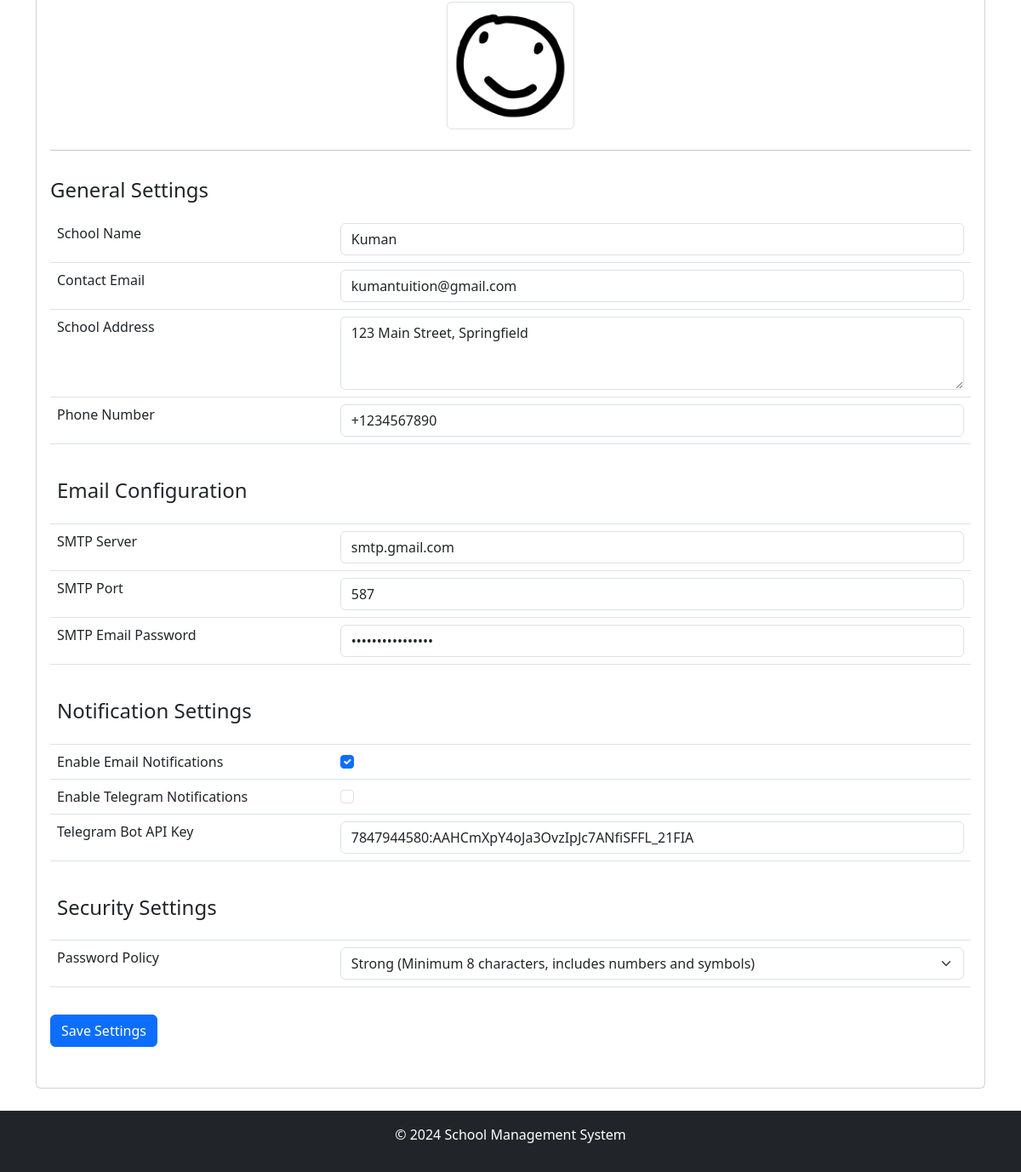
The app's page /admin/system-settings (signed in, lower part), older data.
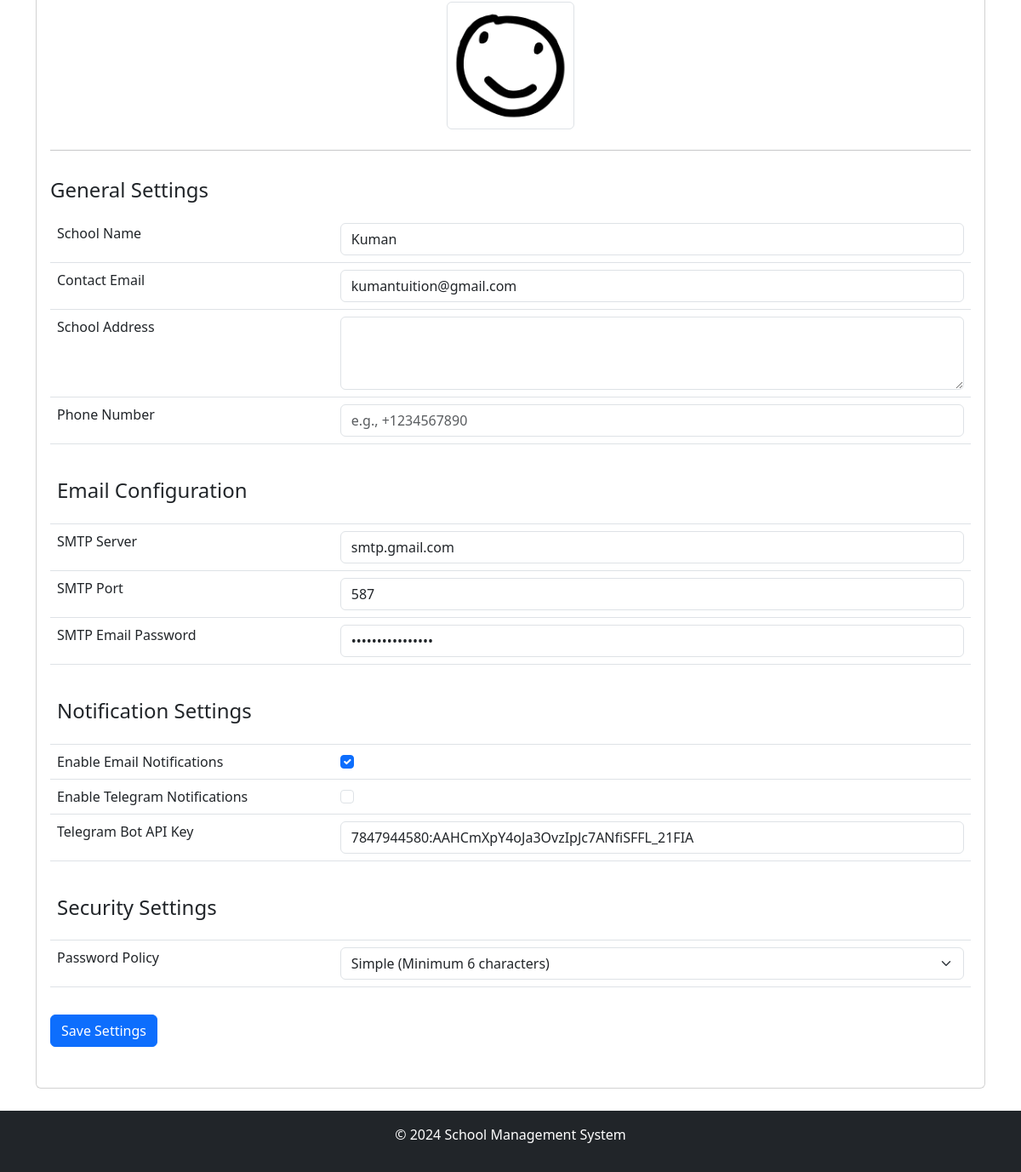
The same page, newer data.
### app/models/models.py (models this page shows)
class Settings(db.Model):
    __tablename__ = 'Settings'
    setting_key = db.Column('SettingKey', db.String, primary_key=True)
    setting_value = db.Column('SettingValue', db.String)
    description = db.Column('Description', db.String, nullable=False)
    value_type = db.Column('ValueType', db.String, nullable=False)
    category = db.Column('Category', db.String, nullable=False)

### app/routes/admin_routes.py (the view)
@admin.route('/system-settings', methods=['GET', 'POST'])
@login_required
@role_required('1')
def system_settings():
    settings = {
        setting.setting_key: setting.setting_value for setting in Settings.query.all()}
    return render_template('admin/system_settings.html', settings=settings, app_name=app_name())

### app/__init__.py (called while the page is built)
@login_manager.user_loader
def load_user(user_id):
    from .models.models import User
    return User.query.get(user_id)

### app/routes/routes.py (called while the page is built)
def app_name():
    app_name = "School Management System"
    with current_app.app_context():
        setting = Settings.query.filter_by(setting_key='school_name').first()
        if setting and setting.setting_value:
            app_name = setting.setting_value
    return app_name

def role_required(*roles):
    def decorator(f):
        @wraps(f)
        def decorated_function(*args, **kwargs):
            if not current_user.is_authenticated or current_user.role_id not in roles:
                abort(403)  # Forbidden access if role does not match
            return f(*args, **kwargs)
        return decorated_function
    return decorator

### app/templates/admin/system_settings.html (shortened to what the changed rows need)
{% extends "share/dashboard.html" %}
{% block card_content %}
<form action="{{ url_for('admin.update_settings') }}" method="post">
    <table class="table">
        <tr>
            <td><label for="address" class="form-label">School Address</label></td>
            <td><textarea class="form-control" id="address" name="address" rows="3" required>{{ settings['address'] }}</textarea></td>
        </tr>
        <tr>
            <td>
                <input type="tel" class="form-control" id="contact_number" name="contact_number"
                       value="{{ settings['contact_number'] }}" pattern="^\+?[0-9]{1,15}$"
                       placeholder="e.g., +1234567890" required>
            </td>
        </tr>
        <tr><th colspan="2"><h4>Email Configuration</h4></th></tr>
        <tr><th colspan="2"><h4>Notification Settings</h4></th></tr>
        <tr><th colspan="2"><h4>Security Settings</h4></th></tr>
        <tr>
            <td>
                <select class="form-select" id="password_policy" name="password_policy" required>
                    <option value="simple" {% if settings['password_policy'] == 'simple' %}selected{% endif %}>Simple (Minimum 6 characters)</option>
                    <option value="strong" {% if settings['password_policy'] == 'strong' %}selected{% endif %}>Strong (Minimum 8 characters, includes numbers and symbols)</option>
                </select>
            </td>
        </tr>
    </table>
</form>
{% endblock %}

Row changes from the older to the newer data that the page shows:
removed Settings: address "123 Main Street, Springfield"
removed Settings: contact_number "+1234567890"
changed Settings: password_policy "Strong (Minimum 8 characters, includes numbers and symbols)" → "Simple (Minimum 6 characters)"
